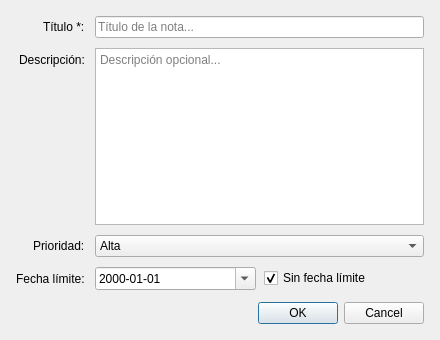
<?xml version="1.0" encoding="UTF-8"?>
<ui version="4.0">
 <class>DialogNuevaNota</class>
 <widget class="QDialog" name="DialogNuevaNota">
  <property name="geometry">
   <rect>
    <x>0</x>
    <y>0</y>
    <width>440</width>
    <height>340</height>
   </rect>
  </property>
  <property name="minimumSize">
   <size>
    <width>420</width>
    <height>320</height>
   </size>
  </property>
  <property name="windowTitle">
   <string>Nota</string>
  </property>
  <layout class="QVBoxLayout" name="verticalLayout">
   <property name="spacing">
    <number>12</number>
   </property>
   <property name="leftMargin">
    <number>16</number>
   </property>
   <property name="topMargin">
    <number>16</number>
   </property>
   <property name="rightMargin">
    <number>16</number>
   </property>
   <property name="bottomMargin">
    <number>16</number>
   </property>
   <item>
    <layout class="QFormLayout" name="formLayout">
     <property name="labelAlignment">
      <set>Qt::AlignRight|Qt::AlignTrailing|Qt::AlignVCenter</set>
     </property>
     <property name="horizontalSpacing">
      <number>10</number>
     </property>
     <property name="verticalSpacing">
      <number>10</number>
     </property>
     <item row="0" column="0">
      <widget class="QLabel" name="labelTitulo">
       <property name="text">
        <string>Título *:</string>
       </property>
      </widget>
     </item>
     <item row="0" column="1">
      <widget class="QLineEdit" name="lineEditTitulo">
       <property name="maxLength">
        <number>200</number>
       </property>
       <property name="placeholderText">
        <string>Título de la nota...</string>
       </property>
      </widget>
     </item>
     <item row="1" column="0">
      <widget class="QLabel" name="labelDescripcion">
       <property name="text">
        <string>Descripción:</string>
       </property>
      </widget>
     </item>
     <item row="1" column="1">
      <widget class="QTextEdit" name="textEditDescripcion">
       <property name="placeholderText">
        <string>Descripción opcional...</string>
       </property>
      </widget>
     </item>
     <item row="2" column="0">
      <widget class="QLabel" name="labelPrioridad">
       <property name="text">
        <string>Prioridad:</string>
       </property>
      </widget>
     </item>
     <item row="2" column="1">
      <widget class="QComboBox" name="comboBoxPrioridad">
       <item>
        <property name="text">
         <string>Alta</string>
        </property>
       </item>
       <item>
        <property name="text">
         <string>Normal</string>
        </property>
       </item>
       <item>
        <property name="text">
         <string>Baja</string>
        </property>
       </item>
      </widget>
     </item>
     <item row="3" column="0">
      <widget class="QLabel" name="labelFechaLimite">
       <property name="text">
        <string>Fecha límite:</string>
       </property>
      </widget>
     </item>
     <item row="3" column="1">
      <layout class="QHBoxLayout" name="layoutFecha">
       <property name="spacing">
        <number>8</number>
       </property>
       <item>
        <widget class="QDateEdit" name="dateEditFechaLimite">
         <property name="calendarPopup">
          <bool>true</bool>
         </property>
         <property name="displayFormat">
          <string>yyyy-MM-dd</string>
         </property>
         <property name="specialValueText">
          <string>Sin fecha límite</string>
         </property>
        </widget>
       </item>
       <item>
        <widget class="QCheckBox" name="checkBoxSinFecha">
         <property name="text">
          <string>Sin fecha límite</string>
         </property>
         <property name="checked">
          <bool>true</bool>
         </property>
        </widget>
       </item>
      </layout>
     </item>
    </layout>
   </item>
   <item>
    <widget class="QDialogButtonBox" name="buttonBox">
     <property name="orientation">
      <enum>Qt::Horizontal</enum>
     </property>
     <property name="standardButtons">
      <set>QDialogButtonBox::Cancel|QDialogButtonBox::Ok</set>
     </property>
    </widget>
   </item>
  </layout>
 </widget>
 <resources/>
 <connections>
  <connection>
   <sender>buttonBox</sender>
   <signal>accepted()</signal>
   <receiver>DialogNuevaNota</receiver>
   <slot>accept()</slot>
   <hints>
    <hint type="sourcelabel">
     <x>220</x>
     <y>310</y>
    </hint>
    <hint type="destinationlabel">
     <x>220</x>
     <y>170</y>
    </hint>
   </hints>
  </connection>
  <connection>
   <sender>buttonBox</sender>
   <signal>rejected()</signal>
   <receiver>DialogNuevaNota</receiver>
   <slot>reject()</slot>
   <hints>
    <hint type="sourcelabel">
     <x>220</x>
     <y>310</y>
    </hint>
    <hint type="destinationlabel">
     <x>220</x>
     <y>170</y>
    </hint>
   </hints>
  </connection>
 </connections>
</ui>
